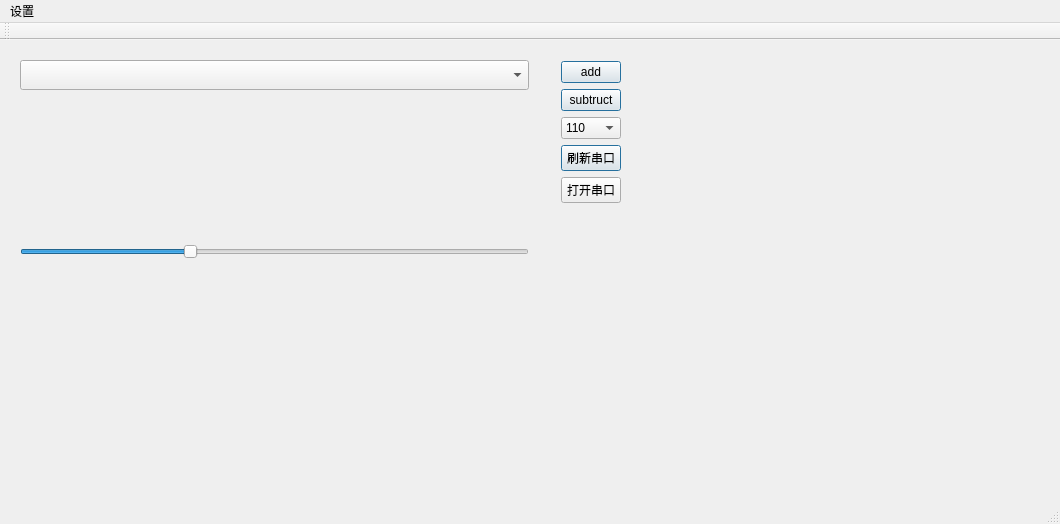
<?xml version="1.0" encoding="UTF-8"?>
<ui version="4.0">
 <class>MainWindow</class>
 <widget class="QMainWindow" name="MainWindow">
  <property name="geometry">
   <rect>
    <x>0</x>
    <y>0</y>
    <width>1060</width>
    <height>524</height>
   </rect>
  </property>
  <property name="windowTitle">
   <string>柳州工学院_LS_Racing_E06_Monitor</string>
  </property>
  <property name="toolTip">
   <string/>
  </property>
  <property name="autoFillBackground">
   <bool>false</bool>
  </property>
  <property name="iconSize">
   <size>
    <width>35</width>
    <height>30</height>
   </size>
  </property>
  <widget class="QWidget" name="centralWidget">
   <widget class="QWidget" name="layoutWidget">
    <property name="geometry">
     <rect>
      <x>550</x>
      <y>10</y>
      <width>82</width>
      <height>221</height>
     </rect>
    </property>
    <layout class="QVBoxLayout" name="verticalLayout">
     <item>
      <widget class="QPushButton" name="pushButton">
       <property name="text">
        <string>add</string>
       </property>
       <property name="autoDefault">
        <bool>false</bool>
       </property>
       <property name="default">
        <bool>true</bool>
       </property>
       <property name="flat">
        <bool>false</bool>
       </property>
      </widget>
     </item>
     <item>
      <widget class="QPushButton" name="pushButton_2">
       <property name="text">
        <string>subtruct</string>
       </property>
       <property name="default">
        <bool>true</bool>
       </property>
      </widget>
     </item>
     <item>
      <widget class="QComboBox" name="serial_baud">
       <property name="editable">
        <bool>false</bool>
       </property>
       <property name="currentText">
        <string>110</string>
       </property>
       <property name="currentIndex">
        <number>0</number>
       </property>
       <item>
        <property name="text">
         <string>110</string>
        </property>
       </item>
       <item>
        <property name="text">
         <string>300</string>
        </property>
       </item>
       <item>
        <property name="text">
         <string>1200</string>
        </property>
       </item>
       <item>
        <property name="text">
         <string>2400</string>
        </property>
       </item>
       <item>
        <property name="text">
         <string>9600</string>
        </property>
       </item>
       <item>
        <property name="text">
         <string>14400</string>
        </property>
       </item>
       <item>
        <property name="text">
         <string>19200</string>
        </property>
       </item>
       <item>
        <property name="text">
         <string>38400</string>
        </property>
       </item>
       <item>
        <property name="text">
         <string>57600</string>
        </property>
       </item>
       <item>
        <property name="text">
         <string>74880</string>
        </property>
       </item>
       <item>
        <property name="text">
         <string>115200</string>
        </property>
       </item>
       <item>
        <property name="text">
         <string>128000</string>
        </property>
       </item>
       <item>
        <property name="text">
         <string>230400</string>
        </property>
       </item>
       <item>
        <property name="text">
         <string>256000</string>
        </property>
       </item>
      </widget>
     </item>
     <item>
      <widget class="QPushButton" name="pushButton_3">
       <property name="text">
        <string>刷新串口</string>
       </property>
       <property name="default">
        <bool>true</bool>
       </property>
      </widget>
     </item>
     <item>
      <widget class="QPushButton" name="open_serial">
       <property name="text">
        <string>打开串口</string>
       </property>
       <property name="checkable">
        <bool>true</bool>
       </property>
      </widget>
     </item>
     <item>
      <spacer name="verticalSpacer">
       <property name="orientation">
        <enum>Qt::Vertical</enum>
       </property>
       <property name="sizeHint" stdset="0">
        <size>
         <width>20</width>
         <height>40</height>
        </size>
       </property>
      </spacer>
     </item>
    </layout>
   </widget>
   <widget class="QWidget" name="verticalLayoutWidget">
    <property name="geometry">
     <rect>
      <x>9</x>
      <y>9</y>
      <width>531</width>
      <height>221</height>
     </rect>
    </property>
    <layout class="QVBoxLayout" name="verticalLayout_2">
     <item>
      <widget class="QComboBox" name="comList">
       <property name="font">
        <font>
         <family>Arial Rounded MT Bold</family>
         <pointsize>11</pointsize>
        </font>
       </property>
      </widget>
     </item>
     <item>
      <layout class="QHBoxLayout" name="horizontalLayout">
       <item>
        <spacer name="horizontalSpacer">
         <property name="orientation">
          <enum>Qt::Horizontal</enum>
         </property>
         <property name="sizeHint" stdset="0">
          <size>
           <width>40</width>
           <height>20</height>
          </size>
         </property>
        </spacer>
       </item>
       <item>
        <widget class="GaugeCar" name="vehicle_speed" native="true">
         <property name="precision" stdset="0">
          <number>1</number>
         </property>
         <property name="circleWidth" stdset="0">
          <number>20</number>
         </property>
        </widget>
       </item>
       <item>
        <spacer name="horizontalSpacer_4">
         <property name="orientation">
          <enum>Qt::Horizontal</enum>
         </property>
         <property name="sizeHint" stdset="0">
          <size>
           <width>40</width>
           <height>20</height>
          </size>
         </property>
        </spacer>
       </item>
       <item>
        <widget class="ProgressWater" name="batteryporgress" native="true">
         <property name="maxValue" stdset="0">
          <number>100</number>
         </property>
         <property name="value" stdset="0">
          <number>50</number>
         </property>
         <property name="borderWidth" stdset="0">
          <double>3.000000000000000</double>
         </property>
         <property name="borderPadding" stdset="0">
          <double>1.000000000000000</double>
         </property>
         <property name="waterHeight" stdset="0">
          <double>0.030000000000000</double>
         </property>
         <property name="waterDensity" stdset="0">
          <double>1.200000000000000</double>
         </property>
         <property name="showPercent" stdset="0">
          <bool>true</bool>
         </property>
         <property name="reverse" stdset="0">
          <bool>true</bool>
         </property>
         <property name="borderColor" stdset="0">
          <color>
           <red>170</red>
           <green>0</green>
           <blue>0</blue>
          </color>
         </property>
         <property name="bgColor" stdset="0">
          <color>
           <red>179</red>
           <green>255</green>
           <blue>184</blue>
          </color>
         </property>
         <property name="usedColor" stdset="0">
          <color>
           <red>255</red>
           <green>255</green>
           <blue>0</blue>
          </color>
         </property>
         <property name="textColor" stdset="0">
          <color>
           <red>0</red>
           <green>0</green>
           <blue>0</blue>
          </color>
         </property>
        </widget>
       </item>
       <item>
        <spacer name="horizontalSpacer_2">
         <property name="orientation">
          <enum>Qt::Horizontal</enum>
         </property>
         <property name="sizeHint" stdset="0">
          <size>
           <width>40</width>
           <height>20</height>
          </size>
         </property>
        </spacer>
       </item>
       <item>
        <widget class="GaugeEdit" name="batterygauge" native="true">
         <property name="maxValue" stdset="0">
          <double>1000.000000000000000</double>
         </property>
         <property name="value" stdset="0">
          <double>10.000000000000000</double>
         </property>
         <property name="unit" stdset="0">
          <string>V</string>
         </property>
         <property name="animation" stdset="0">
          <bool>true</bool>
         </property>
        </widget>
       </item>
       <item>
        <spacer name="horizontalSpacer_3">
         <property name="orientation">
          <enum>Qt::Horizontal</enum>
         </property>
         <property name="sizeHint" stdset="0">
          <size>
           <width>40</width>
           <height>20</height>
          </size>
         </property>
        </spacer>
       </item>
      </layout>
     </item>
     <item>
      <widget class="QSlider" name="horizontalSlider">
       <property name="maximum">
        <number>100</number>
       </property>
       <property name="value">
        <number>33</number>
       </property>
       <property name="orientation">
        <enum>Qt::Horizontal</enum>
       </property>
      </widget>
     </item>
    </layout>
   </widget>
   <widget class="Myqcustomplot" name="sensor_displace" native="true">
    <property name="geometry">
     <rect>
      <x>640</x>
      <y>10</y>
      <width>411</width>
      <height>451</height>
     </rect>
    </property>
   </widget>
  </widget>
  <widget class="QMenuBar" name="menuBar">
   <property name="geometry">
    <rect>
     <x>0</x>
     <y>0</y>
     <width>1060</width>
     <height>22</height>
    </rect>
   </property>
   <widget class="QMenu" name="menu">
    <property name="title">
     <string>设置</string>
    </property>
    <addaction name="ActionSerialPort"/>
    <addaction name="separator"/>
    <addaction name="actionce"/>
   </widget>
   <addaction name="menu"/>
  </widget>
  <widget class="QToolBar" name="mainToolBar">
   <attribute name="toolBarArea">
    <enum>TopToolBarArea</enum>
   </attribute>
   <attribute name="toolBarBreak">
    <bool>false</bool>
   </attribute>
  </widget>
  <widget class="QStatusBar" name="statusBar"/>
  <action name="ActionSerialPort">
   <property name="text">
    <string>串口</string>
   </property>
   <property name="statusTip">
    <string/>
   </property>
   <property name="whatsThis">
    <string/>
   </property>
   <property name="priority">
    <enum>QAction::NormalPriority</enum>
   </property>
  </action>
  <action name="actionce">
   <property name="text">
    <string>测试</string>
   </property>
  </action>
 </widget>
 <layoutdefault spacing="6" margin="11"/>
 <customwidgets>
  <customwidget>
   <class>GaugeCar</class>
   <extends>QWidget</extends>
   <header>gaugecar.h</header>
  </customwidget>
  <customwidget>
   <class>GaugeEdit</class>
   <extends>QWidget</extends>
   <header>gaugeedit.h</header>
  </customwidget>
  <customwidget>
   <class>ProgressWater</class>
   <extends>QWidget</extends>
   <header>progresswater.h</header>
  </customwidget>
  <customwidget>
   <class>Myqcustomplot</class>
   <extends>QWidget</extends>
   <header>myqcustomplot.h</header>
   <container>1</container>
  </customwidget>
 </customwidgets>
 <resources/>
 <connections/>
</ui>
